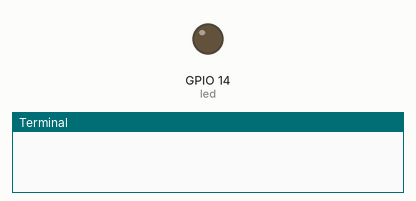
Bench run of a program on a simulated Raspberry Pi (BCM pin numbers). On the bench: output pins drawn as LEDs (lit = HIGH), the last lines printed to the terminal.

Above: at 0.05 s.
At 0.95 s:
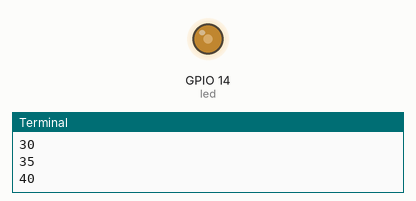
At 1.85 s:
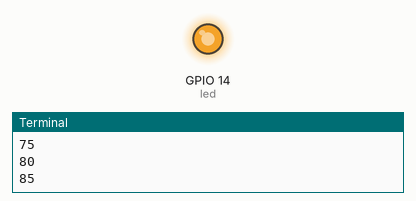
At 3.7 s:
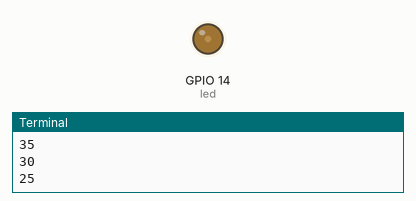
Timing chart, 0 to 5.2 s (numbered marks = the images above):
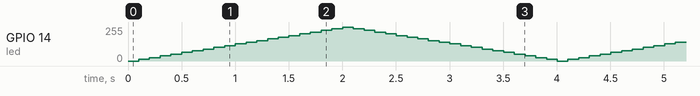

The program:

pwm.py
```python
import RPi.GPIO as GPIO
import time

GPIO.setmode(GPIO.BCM)

led = 14

GPIO.setup(led, GPIO.OUT)
pwm = GPIO.PWM(led, 100)

dc = 0
pwm.start(dc)

try:
    while True:
        for dc in range(0, 101, 5):
            pwm.ChangeDutyCycle(dc)
            time.sleep(0.1)
            print(dc)
        for dc in range(95, 0, -5):
            pwm.ChangeDutyCycle(dc)
            time.sleep(0.1)
            print(dc)
except KeyboardInterrupt:
    pass

pwm.stop()
GPIO.cleanup()
```
